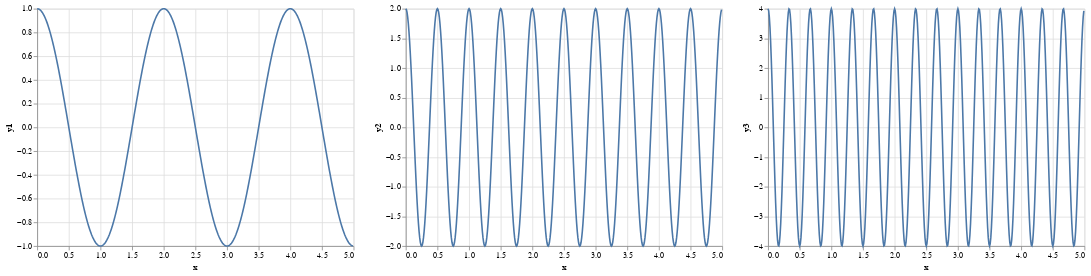
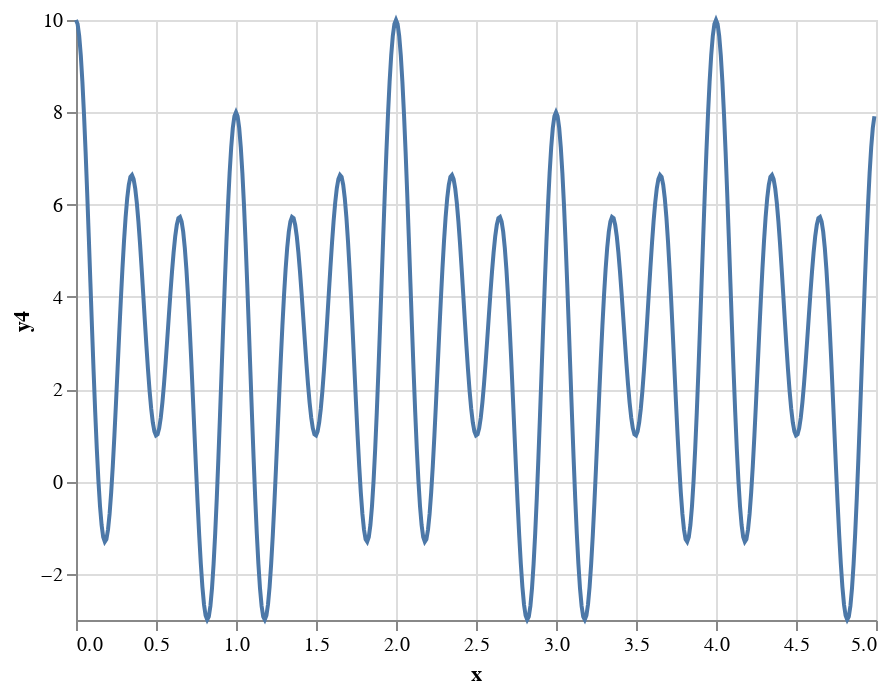

Here is the notebook cell these charts were saved with, in order:
### Markdown cell above
## FFT Toy Example
주파수 영역의 특성값을 추출하기 전에, 가상의 데이터를 활용해서 실습해보자.

### Code cell
import numpy as np
import altair as alt
import pandas as pd


f_s = 100

x = np.arange(0, 5, 1 / f_s)
s1 = np.cos(2 * np.pi * x * 0.5)
s2 = 2 * np.cos(2 * np.pi * x * 2)
s3 = 4 * np.cos(2 * np.pi * x * 3)
s4 = 3 + s1 + s2 + s3

df = pd.DataFrame(dict(x = x, y1=s1, y2=s2, y3=s3, y4=s4))

display(alt.Chart(df).encode(x='x', y='y1').mark_line() | alt.Chart(df).encode(x='x', y='y2').mark_line() | alt.Chart(df).encode(x='x', y='y3').mark_line())
display(alt.Chart(df).encode(x='x', y='y4').mark_line())

### Figure 1 — Vega-Lite specification as saved in the notebook (floating-point values rounded to 4 significant figures; data arrays with more than 128 entries replaced by an {"elided": "..."} marker saying what was removed)
{"config": {"view": {"continuousWidth": 400, "continuousHeight": 300}}, "hconcat": [{"mark": "line", "encoding": {"x": {"field": "x", "type": "quantitative"}, "y": {"field": "y1", "type": "quantitative"}}}, {"mark": "line", "encoding": {"x": {"field": "x", "type": "quantitative"}, "y": {"field": "y2", "type": "quantitative"}}}, {"mark": "line", "encoding": {"x": {"field": "x", "type": "quantitative"}, "y": {"field": "y3", "type": "quantitative"}}}], "data": {"name": "data-c3c2df0f7f7e5483835500fbbb759b18"}, "$schema": "https://vega.github.io/schema/vega-lite/v4.17.0.json", "datasets": {"data-c3c2df0f7f7e5483835500fbbb759b18": {"elided": "500 records"}}}

### Figure 2 — Vega-Lite specification as saved in the notebook (floating-point values rounded to 4 significant figures; data arrays with more than 128 entries replaced by an {"elided": "..."} marker saying what was removed)
{"config": {"view": {"continuousWidth": 400, "continuousHeight": 300}}, "data": {"name": "data-c3c2df0f7f7e5483835500fbbb759b18"}, "mark": "line", "encoding": {"x": {"field": "x", "type": "quantitative"}, "y": {"field": "y4", "type": "quantitative"}}, "$schema": "https://vega.github.io/schema/vega-lite/v4.17.0.json", "datasets": {"data-c3c2df0f7f7e5483835500fbbb759b18": {"elided": "500 records"}}}
